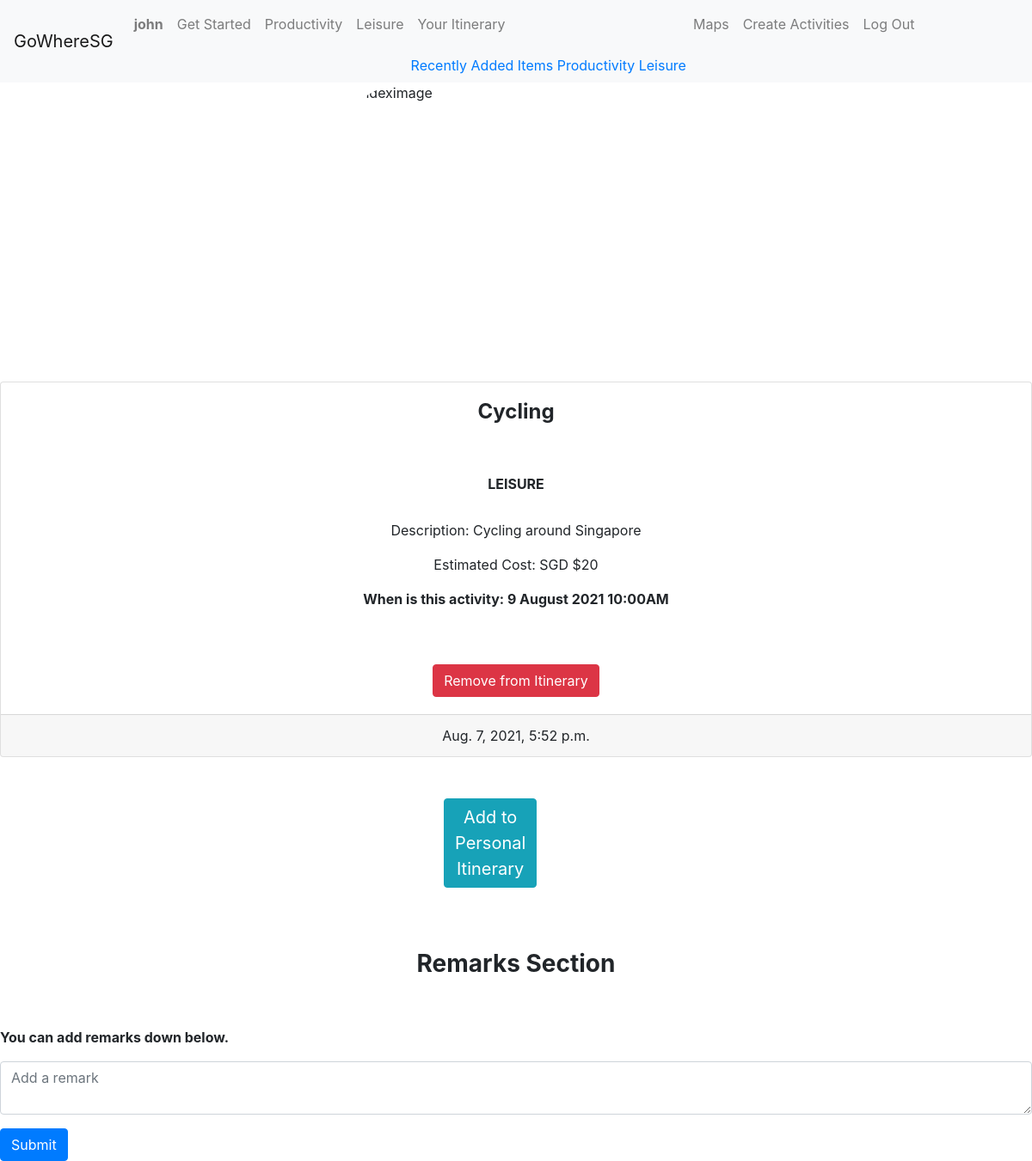
/review_personal/1 (signed in), run on the app's committed database.
### network/models.py (models this page shows)
class User(AbstractUser):
    pass

class Productivity(models.Model):
    id = models.IntegerField(primary_key=True)
    user = models.CharField(max_length=64, null=True)
    activity_title = models.CharField(max_length=1024)
    activity_datetime = models.CharField(max_length=1024)
    activity_description = models.TextField(default=None, null=True)
    category = models.CharField(max_length=1024, null=True)
    link = models.CharField(max_length=1024, null=True)
    timestamp = models.DateTimeField(auto_now_add=True, null=True)
    estimatedcost = models.CharField(max_length=64)

### network/views.py (the view)
# urls.py: path("review_personal/<int:activity_id>", views.review_personal, name="review_personal"),
@login_required(login_url='/login')
def review_personal(request, activity_id):
    remarks = Remarks.objects.filter(activityid=activity_id).order_by('-timestamp')
    if request.method == "POST":
        activity = Productivity.objects.get(id=activity_id)
        return render(request, "network/review_personal.html" , {
            "activity": activity,
            "remarks": remarks,
            "superuser": superuser
        })
    else:
        activity = Productivity.objects.get(id=activity_id)
        return render(request, "network/review_personal.html" , {
            "activity": activity,
            "remarks": remarks,
            "superuser": superuser
        })

### network/templates/network/review_personal.html (shortened to what this page needs)
{% load static %}
<!DOCTYPE html>
<html lang="en">
    <head>
        <link rel="stylesheet" href="https://stackpath.bootstrapcdn.com/bootstrap/4.4.1/css/bootstrap.min.css">
        <link href="{% static 'network/styles.css' %}" rel="stylesheet">
    </head>
    <body>
       <nav class="navbar navbar-expand-lg navbar-light bg-light">
            <a class="navbar-brand" href="#">GoWhereSG</a>
            <div>
              <ul class="navbar-nav mr-auto">
                {% if user.is_authenticated %}
                    <li class="nav-item">
                        <a class="nav-link" href="#"><strong>{{ user.username }}</strong></a>
                    </li>
                {% endif %}
                 <li class="nav-item">
                  <a class="nav-link" href="{% url 'index' %}">Get Started</a>
                </li>
                <li class="nav-item">
                  <li class="nav-item">
                      <a class="nav-link" href="{% url 'category' 'PRODUCTIVITY' %}">Productivity</a>
                  </li>
                  <li class="nav-item">
                  <a class="nav-link" href="{% url 'category' 'LEISURE' %}">Leisure</a>
                  </li>
                </li>
                <li class="nav-item">
                    <div class="dropdown">
                      <a class="nav-link" href="{% url 'youritineraries' %}">Your Itinerary
                              <div class="dropdown-content">
                                <a  href="{% url 'recentlyaddeditems' %}">Recently Added Items</a>
                                <a href="{% url 'youritinerary' 'PERSONAL PRODUCTIVITY' %}">Productivity</a>
                                <a href="{% url 'youritinerary' 'PERSONAL LEISURE' %}">Leisure</a>
                              </div>
                      </a>
                    </div>
                </li>
                <li class="nav-item">
                    <a class="nav-link" href="{% url 'maps' %}">Maps</a>
                </li>
                {% if user.username == superuser.username %}
                <li class="nav-item">
                    <a class="nav-link" href="{% url 'createactivities' %}">Create Activities</a>
                </li>
                {% endif %}
                {% if user.is_authenticated %}
                    <li class="nav-item">
                        <a class="nav-link" href="{% url 'logout' %}">Log Out</a>
                    </li>
                {% endif %}
              </ul>
            </div>
          </nav>
<img src="{{activity.link}}" class="card-img-top" alt="indeximage" style="height:300px;width:400px;border-radius:20%;margin-left:auto;margin-right:auto;display: block;" class="embed-responsive">
                        <br>
                        <br>
                    <div id="content-view">
                        <div class="card card-cascade" >
                            <div class="card-body card-body-cascade text-center">
                                <h4 class="card-title"><strong>{{activity.activity_title}}</strong></h4>
                                <br>
                                <br>
                                <h6 class="font-weight-bold">{{activity.category}}</h6>
                                <br>
                                <p>Description: {{activity.activity_description}}</p>
                                <p class="">Estimated Cost: SGD {{activity.estimatedcost}} <br> </p>
                                <p class="font-weight-bold">When is this activity: {{activity.activity_datetime}} <br> </p>
                                <br>
                                <br>
                                 <a href="{% url 'addtoitinerary' activity.id %}">
                        <button type="button" class="btn btn-danger" id="removebutton">Remove from Itinerary</button>
                        </a>
                            </div>
                            <div class="card-footer text-center">
                                {{activity.timestamp}}
                            </div>
                        </div>
                </div>
                        <br>
                        <br>
<button type="button" style="margin-left:43%;margin-right:50%;font-size:20px;"class="btn btn-info" id="edit-button">Add to Personal Itinerary</button>
<br>
<br>
<br>
<br>
        <h3 style="text-align:center;"><strong>Remarks Section</strong></h3>
<br>
<br>
<p align="justify"><strong>You can add remarks down below.</strong></p>
    <form action="{% url 'addremark' activity.id %}" method="POST">
        <div class="form-group">
            <textarea class="form-control" type="text" name="remark" placeholder="Add a remark"></textarea>
        </div>
        <div class="form-group">
            <input class="btn btn-primary" type="submit">
        </div>
    </form>
</html>

### network/static/network/styles.css (style rules this page uses)
html, body { height: 100%; margin: 0; padding: 0; }
body, * { padding:0px; margin:0px; box-sizing: border-box; }

### data on the page
User: username "john"
Productivity: activity_title "Cycling", category "LEISURE", activity_description "Cycling around Singapore", estimatedcost "$20", activity_datetime "9 August 2021 10:00AM", timestamp "Aug. 7, 2021, 5:52 p.m."
